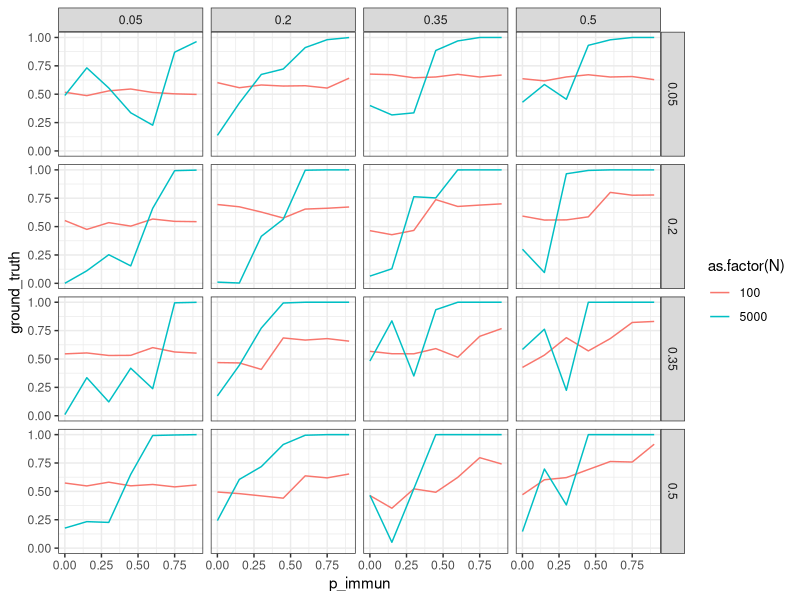
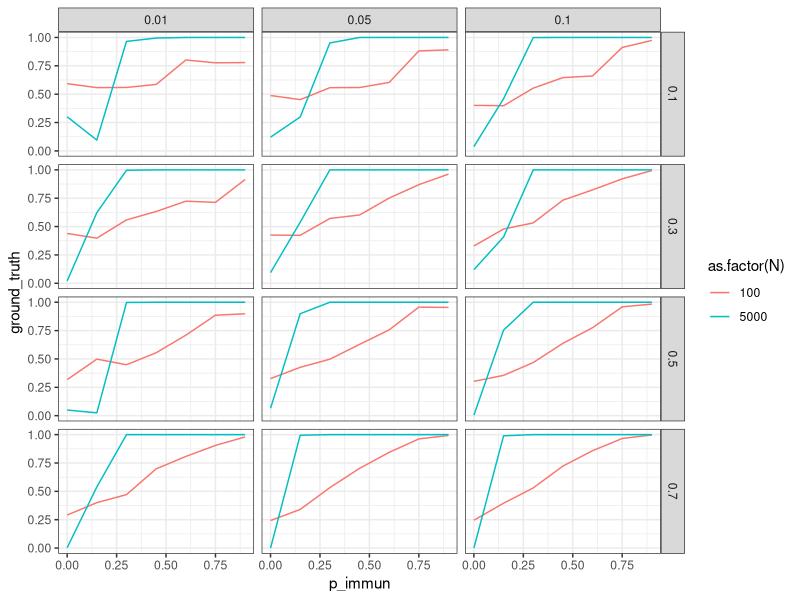

The R source for these figures, in order:
## ---- chunk 1
knitr::opts_chunk$set(echo = TRUE)
library(dplyr)
library(ggplot2)
## ---- chunk 2
# expects data as counts from a two-way table formatted as follows:
#   A   - count with cancer given gene T and immunotherapy T
#   nA  - total given gene T and immunotherapy T
#   B   - count with cancer given gene F and immunotherapy T
#   nB  - total given gene F and immunotherapy T
#   C   - count with cancer given gene T and immunotherapy F
#   nC  - total given gene T and immunotherapy F
#   D   - count with cancer given gene F and immunotherapy F
#   nD  - total given gene F and immunotherapy F
# the boolean immunotherapy_works determines which DAG is simulated
likelihood_from_monte_carlo <- function (A, nA, B, nB, C, nC, D, nD, immunotherapy_works = TRUE) {
  # define parameters (sample from uniform distribution)
  m <- 10000             # number of simulations
  p_cancer <- runif(m)   # base rate of cancer due to unknown causes
  p_gene <- runif(m)     # probability that gene causes cancer
  if (immunotherapy_works) {
    p_immun <- runif(m)  # probability that immunotherapy prevents cancer
  } else {
    p_immun <- rep(0, m) # immunotherapy has no effect on cancer
  }
  
  
  # calculate counts for each possible outcome in the contingengy table
  counts <- cbind(
    A,
    nA - A,
    B,
    nB - B,
    C,
    nC - C,
    D,
    nD - D
  )
  
  # calculate probabilies for each possible outcome in the contingency table
  probs <- cbind(
    (p_gene + p_cancer - p_gene*p_cancer)*(1 - p_immun),                         # p(cancer|gene T, immunotherapy T)
    (1 - p_gene)*(1 - p_cancer) + (p_gene + p_cancer - p_gene*p_cancer)*p_immun, # p(~cancer|gene T, immunotherapy T)
    p_cancer*(1 - p_immun),                                                      # p(cancer|gene F, immunotherapy T)
    (1 - p_cancer) + p_cancer*p_immun,                                           # p(~cancer|gene F, immunotherapy T)
    p_gene + p_cancer - p_gene*p_cancer,                                         # p(cancer|gene T, immunotherapy F)
    (1 - p_gene)*(1 - p_cancer),                                                 # p(~cancer|gene T, immunotherapy F)
    p_cancer,                                                                    # p(cancer|gene F, immunotherapy F)
    (1 - p_cancer)                                                               # p(~cancer|gene F, immunotherapy F)
  )
  
  # calculate log likelihood of data for each of m runs of the simulation
  loglik <- rowSums(matrix(rep(counts, m), nrow = m, ncol = 8, byrow = TRUE) * log(probs))
  # normalize by maximum likelihood to make probabilities comparable across Monte Carlo simulations
  # and marginalize over simulated parameter values
  logmax <- max(loglik)
  logscore <- logmax + log(sum(exp(loglik - logmax))) - log(m)
}
## ---- chunk 3
stim_df <- expand.grid(
    p_gene = seq(from = 0.1, to = 0.7, by = 0.2),                      # gene effect
    br_gene = seq(from = 0.05, to = 0.5, by = 0.15),                   # base rate of gene
    p_immun = seq(from = 0, to = 0.9, by = 0.15),                      # immunotherapy effect 
    br_immun = seq(from = 0.05, to = 0.5, by = 0.15),                  # base rate of immunotherapy
    p_cancer = c(0.01, 0.05, 0.1),                                     # base rate of cancer
    N = c(100, 5000)                                                   # small and large sample size
  ) %>%
  mutate(
    nA = round(N*br_gene*br_immun),                                    # N(gene T, immunotherapy T)
    A = round(nA*(p_gene + p_cancer - p_gene*p_cancer)*(1 - p_immun)), # N(cancer|gene T, immunotherapy T)
    nB = round(N*(1 - br_gene)*br_immun),                              # N(gene F, immunotherapy T)
    B = round(nB*p_cancer*(1 - p_immun)),                              # N(cancer|gene F, immunotherapy T)
    nC = round(N*br_gene*(1 - br_immun)),                              # N(gene T, immunotherapy F)
    C = round(nC*(p_gene + p_cancer - p_gene*p_cancer)),               # N(cancer|gene T, immunotherapy F)
    nD = round(N*(1 - br_gene)*(1 - br_immun)),                        # N(gene F, immunotherapy F)
    D = round(nD*p_cancer)                                             # N(cancer|gene F, immunotherapy F)
  )

head(stim_df)
## ---- chunk 4
stim_df = stim_df %>%
  rowwise() %>%
  mutate(
    # calculate causal support for each row difference of log likelihoods is a log odds ratio
    causal_support = likelihood_from_monte_carlo(A, nA, B, nB, C, nC, D, nD, TRUE) - likelihood_from_monte_carlo(A, nA, B, nB, C, nC, D, nD, FALSE), 
    # convert causal support into normative probability judgment
    ground_truth = plogis(causal_support)
  )
## ---- chunk 5
stim_df %>% 
  filter(p_gene == 0.1, p_cancer == 0.01) %>%
  ggplot(aes(x = p_immun, y = ground_truth, color = as.factor(N))) +
  geom_line() +
  theme_bw() +
  facet_grid(br_gene ~ br_immun)
## ---- chunk 6
stim_df %>% 
  filter(round(10*br_gene)/10 == 0.2, round(10*br_immun)/10 == 0.5) %>%
  ggplot(aes(x = p_immun, y = ground_truth, color = as.factor(N))) +
  geom_line() +
  theme_bw() +
  facet_grid(p_gene ~ p_cancer)
